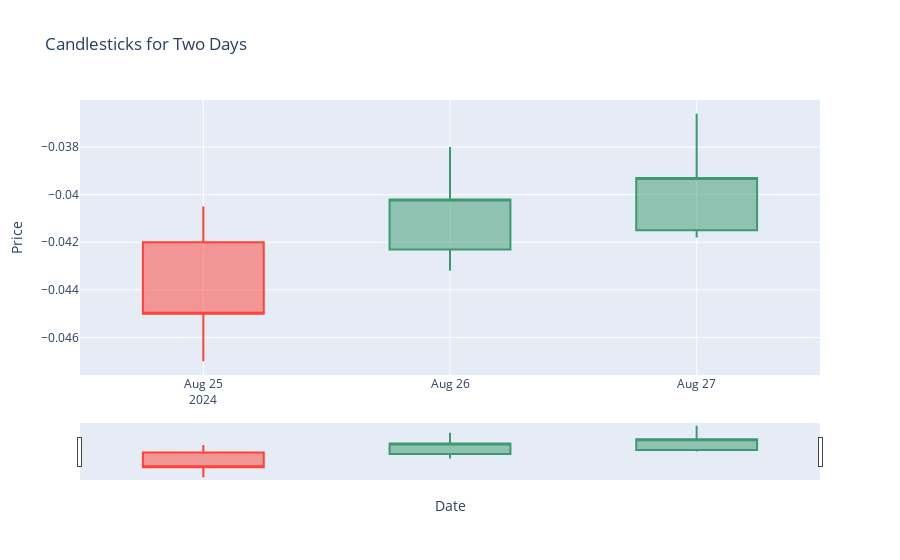

The cell this chart's notebook holds for it:
### Markdown cell above
HG- 

OPEN - -0.0420
       -0.0423  -0.0415   -0.0408

HIGH - -0.0405
       -0.0380  -0.0366   -0.0353

LOW-  -0.0470
      -0.0432   -0.0418   -0.0408

CLOSE- -0.0450
       -0.0402  -0.0393  -0.0384

### Code cell
import plotly.graph_objs as go

# OHLC data for two days
ohlc = {
    'Open': [-0.0420,-0.0423,-0.0415],
    'High': [-0.0405,-0.0380,-0.0366],
    'Low': [-0.0470,-0.0432,-0.0418],
    'Close': [-0.0450,-0.0402,-0.0393]
}

# Dates for the candlesticks
dates = ['2024-08-25','2024-08-26', '2024-08-27']

# Create a candlestick chart
candle = go.Candlestick(
    x=dates,  # Two dates
    open=ohlc['Open'],
    high=ohlc['High'],
    low=ohlc['Low'],
    close=ohlc['Close']
)

# Create a figure and add the candlestick
fig = go.Figure(data=[candle])

# Update layout to show titles
fig.update_layout(title='Candlesticks for Two Days', xaxis_title='Date', yaxis_title='Price')

# Show the figure
fig.show()

### Figure 1 — Plotly figure (JSON) as saved in the notebook; plotly's stock layout.template omitted (floating-point values rounded to 4 significant figures)
{"data": [{"close": [-0.045, -0.0402, -0.0393], "high": [-0.0405, -0.038, -0.0366], "low": [-0.047, -0.0432, -0.0418], "open": [-0.042, -0.0423, -0.0415], "type": "candlestick", "x": ["2024-08-25", "2024-08-26", "2024-08-27"]}], "layout": {"title": {"text": "Candlesticks for Two Days"}, "xaxis": {"title": {"text": "Date"}}, "yaxis": {"title": {"text": "Price"}}}}
